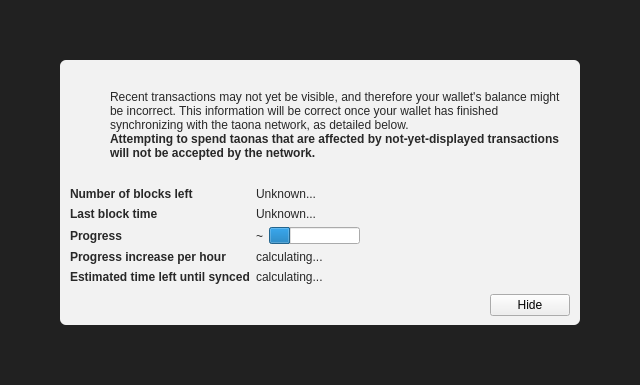
<?xml version="1.0" encoding="UTF-8"?>
<ui version="4.0">
 <class>ModalOverlay</class>
 <widget class="ModalOverlay" name="ModalOverlay">
  <property name="geometry">
   <rect>
    <x>0</x>
    <y>0</y>
    <width>640</width>
    <height>385</height>
   </rect>
  </property>
  <property name="windowTitle">
   <string>Form</string>
  </property>
  <layout class="QVBoxLayout" name="verticalLayout" stretch="0">
   <property name="sizeConstraint">
    <enum>QLayout::SetDefaultConstraint</enum>
   </property>
   <property name="leftMargin">
    <number>0</number>
   </property>
   <property name="topMargin">
    <number>0</number>
   </property>
   <property name="rightMargin">
    <number>0</number>
   </property>
   <property name="bottomMargin">
    <number>0</number>
   </property>
   <item>
    <widget class="QWidget" name="bgWidget" native="true">
     <property name="styleSheet">
      <string notr="true">#bgWidget { background: rgba(0,0,0,220); }</string>
     </property>
     <layout class="QVBoxLayout" name="verticalLayoutMain" stretch="1">
      <property name="leftMargin">
       <number>60</number>
      </property>
      <property name="topMargin">
       <number>60</number>
      </property>
      <property name="rightMargin">
       <number>60</number>
      </property>
      <property name="bottomMargin">
       <number>60</number>
      </property>
      <item>
       <widget class="QWidget" name="contentWidget" native="true">
        <property name="styleSheet">
         <string notr="true">#contentWidget { background: rgba(255,255,255,240); border-radius: 6px; }

QLabel { color: rgb(40,40,40);  }</string>
        </property>
        <layout class="QVBoxLayout" name="verticalLayoutSub" stretch="1,0,0,0">
         <property name="spacing">
          <number>0</number>
         </property>
         <property name="leftMargin">
          <number>10</number>
         </property>
         <property name="topMargin">
          <number>10</number>
         </property>
         <property name="rightMargin">
          <number>10</number>
         </property>
         <property name="bottomMargin">
          <number>10</number>
         </property>
         <item>
          <layout class="QHBoxLayout" name="horizontalLayoutIconText" stretch="0,1">
           <property name="topMargin">
            <number>20</number>
           </property>
           <item>
            <layout class="QVBoxLayout" name="verticalLayoutIcon">
             <property name="leftMargin">
              <number>0</number>
             </property>
             <item>
              <widget class="QPushButton" name="warningIcon">
               <property name="enabled">
                <bool>false</bool>
               </property>
               <property name="text">
                <string/>
               </property>
               <property name="icon">
                <iconset>
                 <normaloff>:/icons/warning</normaloff>
                 <disabledoff>:/icons/warning</disabledoff>:/icons/warning</iconset>
               </property>
               <property name="iconSize">
                <size>
                 <width>48</width>
                 <height>48</height>
                </size>
               </property>
               <property name="flat">
                <bool>true</bool>
               </property>
              </widget>
             </item>
             <item>
              <spacer name="verticalSpacerWarningIcon">
               <property name="orientation">
                <enum>Qt::Vertical</enum>
               </property>
               <property name="sizeHint" stdset="0">
                <size>
                 <width>20</width>
                 <height>40</height>
                </size>
               </property>
              </spacer>
             </item>
            </layout>
           </item>
           <item>
            <layout class="QVBoxLayout" name="verticalLayoutInfoText">
             <property name="leftMargin">
              <number>0</number>
             </property>
             <property name="topMargin">
              <number>0</number>
             </property>
             <item>
              <widget class="QLabel" name="infoText">
               <property name="text">
                <string>Recent transactions may not yet be visible, and therefore your wallet's balance might be incorrect. This information will be correct once your wallet has finished synchronizing with the taona network, as detailed below.</string>
               </property>
               <property name="textFormat">
                <enum>Qt::RichText</enum>
               </property>
               <property name="wordWrap">
                <bool>true</bool>
               </property>
              </widget>
             </item>
             <item>
              <widget class="QLabel" name="infoTextStrong">
               <property name="font">
                <font>
                 <weight>75</weight>
                 <bold>true</bold>
                </font>
               </property>
               <property name="text">
                <string>Attempting to spend taonas that are affected by not-yet-displayed transactions will not be accepted by the network.</string>
               </property>
               <property name="textFormat">
                <enum>Qt::RichText</enum>
               </property>
               <property name="wordWrap">
                <bool>true</bool>
               </property>
              </widget>
             </item>
             <item>
              <spacer name="verticalSpacerInTextSpace">
               <property name="orientation">
                <enum>Qt::Vertical</enum>
               </property>
               <property name="sizeHint" stdset="0">
                <size>
                 <width>20</width>
                 <height>40</height>
                </size>
               </property>
              </spacer>
             </item>
            </layout>
           </item>
          </layout>
         </item>
         <item>
          <spacer name="verticalSpacerAfterText">
           <property name="orientation">
            <enum>Qt::Vertical</enum>
           </property>
           <property name="sizeHint" stdset="0">
            <size>
             <width>20</width>
             <height>40</height>
            </size>
           </property>
          </spacer>
         </item>
         <item>
          <layout class="QFormLayout" name="formLayout">
           <property name="fieldGrowthPolicy">
            <enum>QFormLayout::FieldsStayAtSizeHint</enum>
           </property>
           <property name="horizontalSpacing">
            <number>6</number>
           </property>
           <property name="verticalSpacing">
            <number>6</number>
           </property>
           <property name="topMargin">
            <number>10</number>
           </property>
           <item row="0" column="0">
            <widget class="QLabel" name="labelNumberOfBlocksLeft">
             <property name="font">
              <font>
               <weight>75</weight>
               <bold>true</bold>
              </font>
             </property>
             <property name="text">
              <string>Number of blocks left</string>
             </property>
            </widget>
           </item>
           <item row="0" column="1">
            <widget class="QLabel" name="numberOfBlocksLeft">
             <property name="text">
              <string>Unknown...</string>
             </property>
            </widget>
           </item>
           <item row="1" column="0">
            <widget class="QLabel" name="labelLastBlockTime">
             <property name="font">
              <font>
               <weight>75</weight>
               <bold>true</bold>
              </font>
             </property>
             <property name="text">
              <string>Last block time</string>
             </property>
            </widget>
           </item>
           <item row="1" column="1">
            <widget class="QLabel" name="newestBlockDate">
             <property name="sizePolicy">
              <sizepolicy hsizetype="Maximum" vsizetype="Preferred">
               <horstretch>0</horstretch>
               <verstretch>0</verstretch>
              </sizepolicy>
             </property>
             <property name="text">
              <string>Unknown...</string>
             </property>
            </widget>
           </item>
           <item row="2" column="0">
            <widget class="QLabel" name="labelSyncDone">
             <property name="font">
              <font>
               <weight>75</weight>
               <bold>true</bold>
              </font>
             </property>
             <property name="text">
              <string>Progress</string>
             </property>
            </widget>
           </item>
           <item row="2" column="1">
            <layout class="QHBoxLayout" name="horizontalLayoutSync" stretch="0,1">
             <item>
              <widget class="QLabel" name="percentageProgress">
               <property name="text">
                <string notr="true">~</string>
               </property>
              </widget>
             </item>
             <item>
              <widget class="QProgressBar" name="progressBar">
               <property name="value">
                <number>24</number>
               </property>
               <property name="format">
                <string/>
               </property>
              </widget>
             </item>
            </layout>
           </item>
           <item row="4" column="0">
            <widget class="QLabel" name="labelProgressIncrease">
             <property name="font">
              <font>
               <weight>75</weight>
               <bold>true</bold>
              </font>
             </property>
             <property name="text">
              <string>Progress increase per hour</string>
             </property>
            </widget>
           </item>
           <item row="4" column="1">
            <widget class="QLabel" name="progressIncreasePerH">
             <property name="text">
              <string>calculating...</string>
             </property>
            </widget>
           </item>
           <item row="5" column="0">
            <widget class="QLabel" name="labelEstimatedTimeLeft">
             <property name="font">
              <font>
               <weight>75</weight>
               <bold>true</bold>
              </font>
             </property>
             <property name="text">
              <string>Estimated time left until synced</string>
             </property>
            </widget>
           </item>
           <item row="5" column="1">
            <widget class="QLabel" name="expectedTimeLeft">
             <property name="text">
              <string>calculating...</string>
             </property>
            </widget>
           </item>
          </layout>
         </item>
         <item>
          <layout class="QHBoxLayout" name="horizontalLayoutButtons">
           <property name="leftMargin">
            <number>10</number>
           </property>
           <property name="topMargin">
            <number>10</number>
           </property>
           <item>
            <spacer name="horizontalSpacer">
             <property name="orientation">
              <enum>Qt::Horizontal</enum>
             </property>
             <property name="sizeHint" stdset="0">
              <size>
               <width>40</width>
               <height>20</height>
              </size>
             </property>
            </spacer>
           </item>
           <item>
            <widget class="QPushButton" name="closeButton">
             <property name="text">
              <string>Hide</string>
             </property>
            </widget>
           </item>
          </layout>
         </item>
        </layout>
       </widget>
      </item>
     </layout>
    </widget>
   </item>
  </layout>
 </widget>
 <customwidgets>
  <customwidget>
   <class>ModalOverlay</class>
   <extends>QWidget</extends>
   <header>modaloverlay.h</header>
   <container>1</container>
  </customwidget>
 </customwidgets>
 <resources/>
 <connections/>
</ui>
